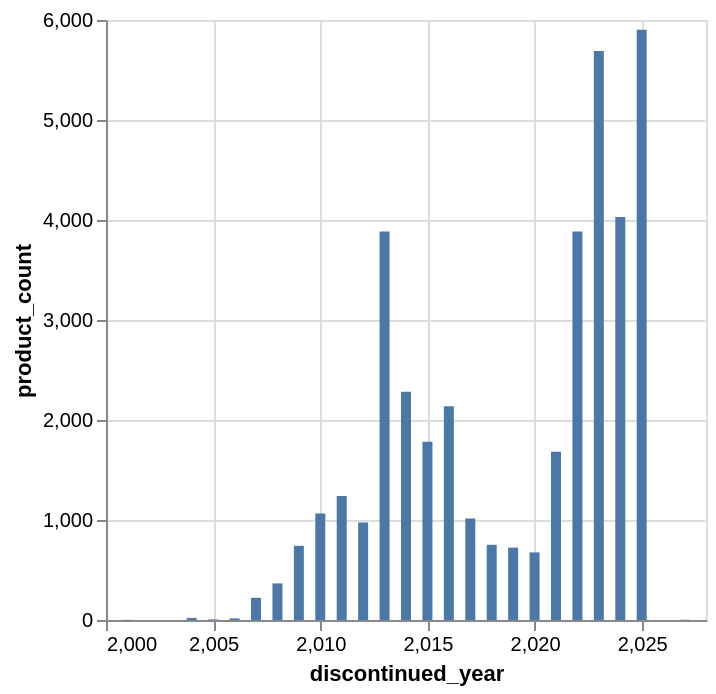

The code cell stored with this chart in its notebook:
### Markdown cell above
# Discontinued Products by Year

### Code cell
alt.Chart(discontinued).mark_bar().encode(
    x="discontinued_year",
    y="product_count"
)

### Figure 1 — Vega-Lite specification as saved in the notebook (floating-point values rounded to 4 significant figures)
{"config": {"view": {"continuousWidth": 300, "continuousHeight": 300}}, "data": {"name": "data-dd1e73849e796f06eeeec8fa1965861e"}, "mark": {"type": "bar"}, "encoding": {"x": {"field": "discontinued_year", "type": "quantitative"}, "y": {"field": "product_count", "type": "quantitative"}}, "$schema": "https://vega.github.io/schema/vega-lite/v6.1.0.json", "datasets": {"data-dd1e73849e796f06eeeec8fa1965861e": [{"discontinued_year": 2001, "product_count": 2}, {"discontinued_year": 2004, "product_count": 21}, {"discontinued_year": 2005, "product_count": 6}, {"discontinued_year": 2006, "product_count": 16}, {"discontinued_year": 2007, "product_count": 222}, {"discontinued_year": 2008, "product_count": 366}, {"discontinued_year": 2009, "product_count": 742}, {"discontinued_year": 2010, "product_count": 1064}, {"discontinued_year": 2011, "product_count": 1241}, {"discontinued_year": 2012, "product_count": 975}, {"discontinued_year": 2013, "product_count": 3886}, {"discontinued_year": 2014, "product_count": 2283}, {"discontinued_year": 2015, "product_count": 1783}, {"discontinued_year": 2016, "product_count": 2138}, {"discontinued_year": 2017, "product_count": 1014}, {"discontinued_year": 2018, "product_count": 752}, {"discontinued_year": 2019, "product_count": 724}, {"discontinued_year": 2020, "product_count": 676}, {"discontinued_year": 2021, "product_count": 1683}, {"discontinued_year": 2022, "product_count": 3884}, {"discontinued_year": 2023, "product_count": 5689}, {"discontinued_year": 2024, "product_count": 4029}, {"discontinued_year": 2025, "product_count": 5903}, {"discontinued_year": 2027, "product_count": 3}]}}
